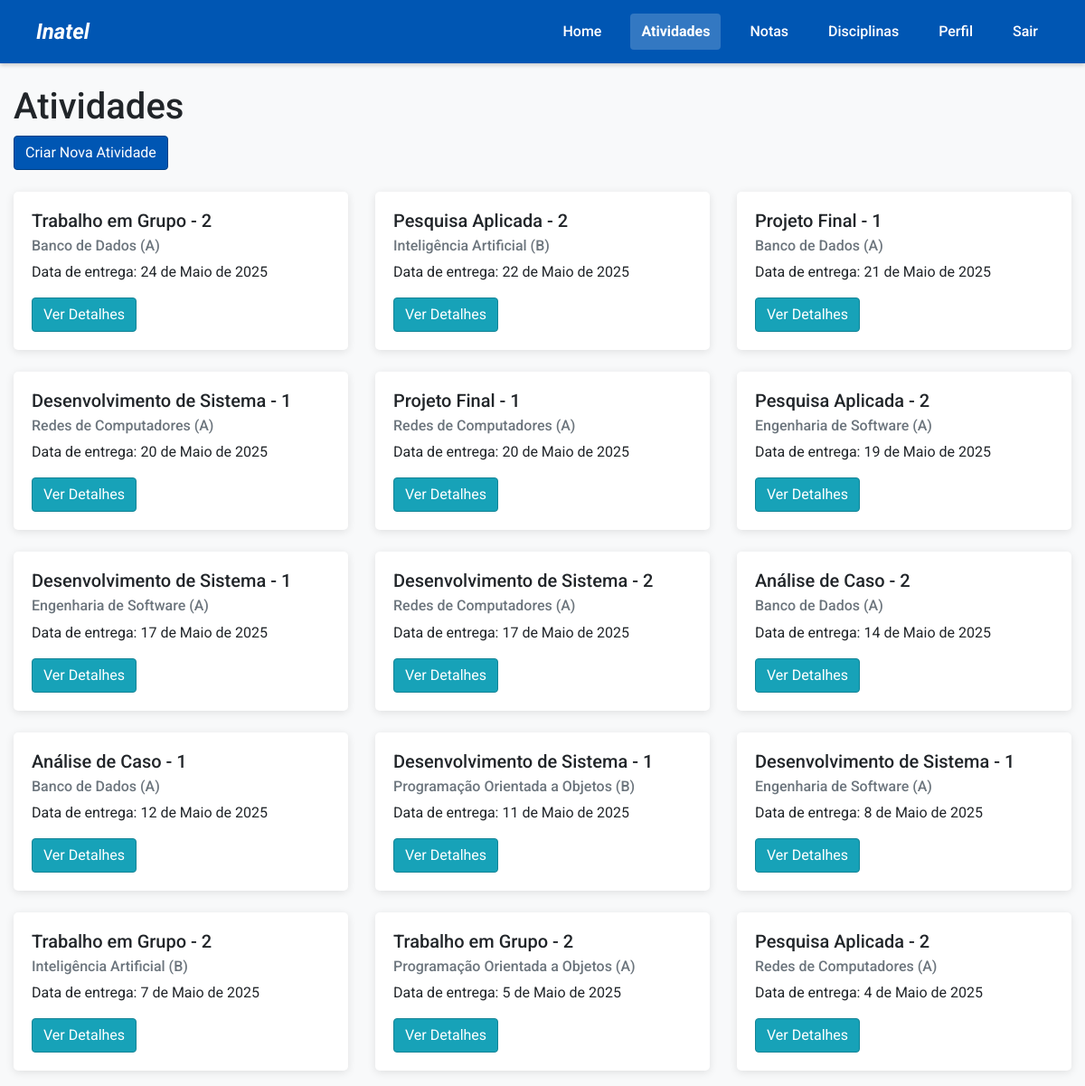
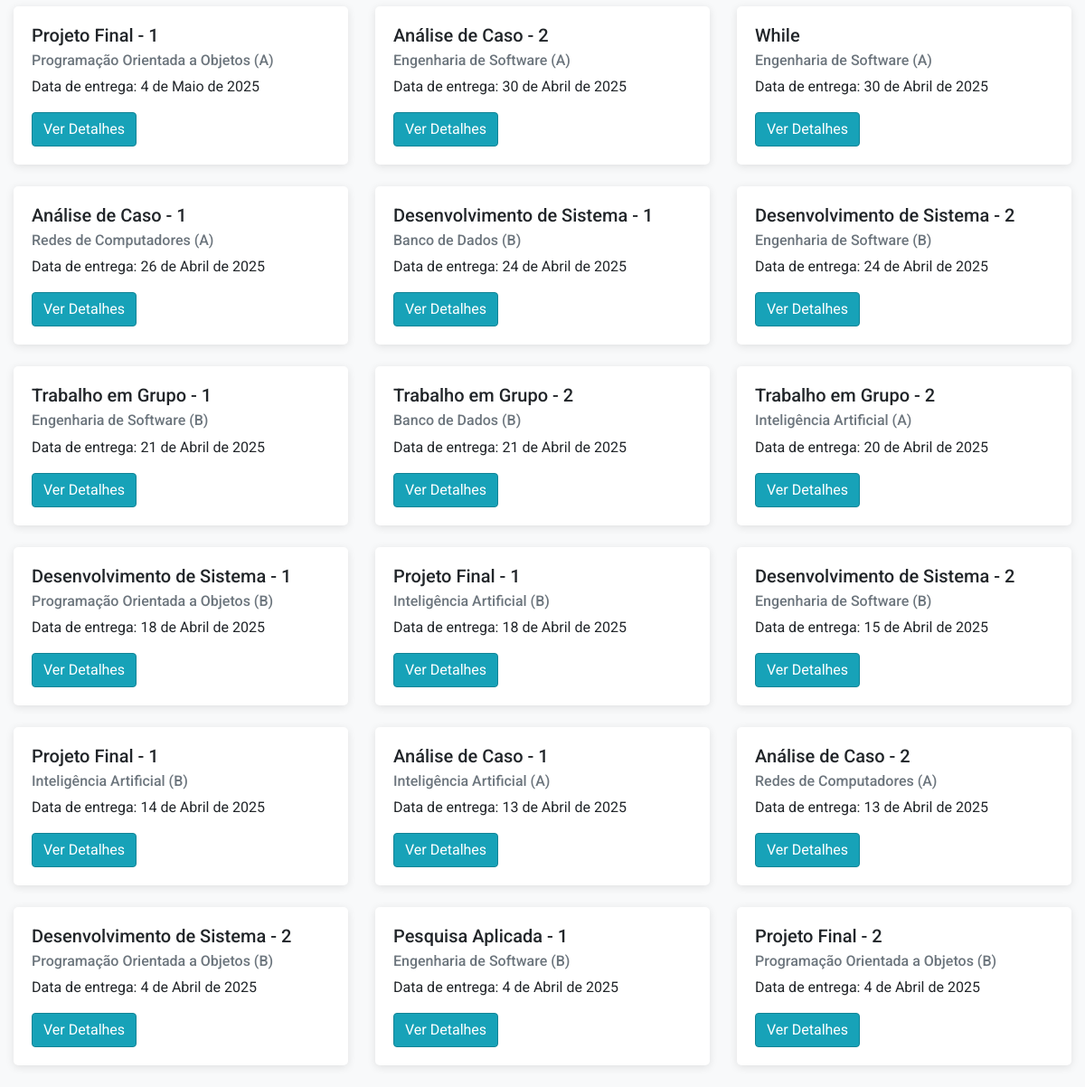
Page /atividades/ (signed in) on the committed database (2 pictures, top to bottom).
### project/models.py (models this page shows, shortened)
class Atividade(models.Model):
    id = models.AutoField(primary_key=True)
    titulo = models.CharField(max_length=100)
    descricao = models.TextField()
    dataEntrega = models.DateField()
    turma = models.ForeignKey(Turma, on_delete=models.CASCADE, related_name='atividades')

class Turma(models.Model):
    id = models.AutoField(primary_key=True)
    codigo = models.CharField(max_length=20)  # e.g. "A", "B", "C"
    disciplina = models.ForeignKey(Disciplina, on_delete=models.CASCADE, related_name='turmas')
    professor = models.ForeignKey(Professor, on_delete=models.CASCADE, related_name='turmas')
    semestre = models.ForeignKey(Semestre, on_delete=models.CASCADE, related_name='turmas')

class Disciplina(models.Model):
    id = models.AutoField(primary_key=True)
    nome = models.CharField(max_length=100)
    codigo = models.CharField(max_length=20)
    curso = models.ForeignKey(Curso, on_delete=models.CASCADE, related_name='disciplinas')

### project/views.py (the view)
    def wrapper(request, *args, **kwargs):
        if 'user_type' not in request.session or 'user_id' not in request.session:
            messages.error(request, "Você precisa estar logado para acessar esta página.")
            return redirect('login')
        user_type = request.session['user_type']
        user_id = request.session['user_id']
        try:
            if user_type == 'aluno':
                Aluno.objects.get(idAluno=user_id)
            elif user_type == 'professor':
                Professor.objects.get(idProfessor=user_id)
            elif user_type == 'coordenador':
                Coordenador.objects.get(id=user_id)
        except Exception:
            messages.error(request, "Sua sessão expirou ou é inválida. Por favor, faça login novamente.")
            request.session.flush()
            return redirect('login')
        return view_func(request, *args, **kwargs)

### project/context_processors.py (called while the page is built)
def user_data(request):
    context = {}
    if 'user_type' in request.session and 'user_id' in request.session:
        context['user_type'] = request.session.get('user_type')
        context['user_id'] = request.session.get('user_id')
        context['username'] = request.session.get('username', '')
        if context['user_type'] == 'aluno':
            pending_evaluations = Avaliacao.objects.filter(
                avaliador_aluno__idAluno=context['user_id'],
                concluida=False
            ).count()
            context['pending_evaluations'] = pending_evaluations
    return context

### project/templates/atividades.html (shortened to what this page needs)
<!DOCTYPE html>
<html lang="pt-br">
<head>
    {% load static %}
    <link rel="stylesheet" href="https://stackpath.bootstrapcdn.com/bootstrap/4.5.2/css/bootstrap.min.css">
    <link rel="stylesheet" href="{% static 'css/main.css' %}">
</head>
<body>
    <div class="header">
        <p class="logo"><em>Inatel</em></p>
        <div class="links">
            <a href="{% url 'home' %}">Home</a>
            <a href="{% url 'atividades' %}" class="active">Atividades</a>
            <a href="{% url 'notas' %}">Notas</a>
            <a href="{% url 'disciplinas' %}">Disciplinas</a>
            <a href="{% url 'perfil' %}">Perfil</a>
            <a href="{% url 'logout' %}">Sair</a>
        </div>
    </div>
    <div class="container mt-4">
        <h1>Atividades</h1>
        {% if user_type == 'professor' or user_type == 'admin' %}
            <div class="mb-4">
                <a href="{% url 'criar_atividade' %}" class="btn btn-primary">Criar Nova Atividade</a>
            </div>
        {% endif %}
        {% if atividades %}
            <div class="card-deck">
                {% for atividade in atividades %}
                    <div class="card mb-4">
                        <div class="card-body">
                            <h5 class="card-title">{{ atividade.titulo }}</h5>
                            <h6 class="card-subtitle mb-2 text-muted">{{ atividade.turma.disciplina.nome }} ({{ atividade.turma.codigo }})</h6>
                            <p class="card-text">Data de entrega: {{ atividade.dataEntrega }}</p>
                            <a href="{% url 'atividade_detalhe' atividade.id %}" class="btn btn-info">Ver Detalhes</a>
                        </div>
                    </div>
                {% endfor %}
            </div>
        {% else %}
            <p>Nenhuma atividade encontrada.</p>
        {% endif %}
    </div>
</body>
</html>

### static/css/main.css (style rules this page uses)
body { font-family: 'Roboto', sans-serif; margin: 0; padding: 0; background-color: #f8f9fa; }
.header { background-color: #0056b3; color: white; padding: 15px 40px; display: flex; justify-content: space-between; align-items: center; box-shadow: 0 2px 5px rgba(0, 0, 0, 0.2); }
.logo { font-size: 24px; font-weight: 700; margin: 0; }
.links { display: flex; gap: 20px; }
.links a { color: white; text-decoration: none; padding: 8px 12px; border-radius: 4px; transition: background-color 0.3s; font-weight: 500; }
.links a.active { background-color: rgba(255, 255, 255, 0.2); font-weight: 700; }
.container { max-width: 1200px; margin: 0 auto; }
.card { border: none; box-shadow: 0 2px 10px rgba(0, 0, 0, 0.1); border-radius: 5px; overflow: hidden; }
.card-body { padding: 20px; }
.btn-primary { background-color: #0056b3; border-color: #004085; }
.btn-info { background-color: #17a2b8; border-color: #138496; }
.card-deck .card { min-width: 300px; margin-bottom: 20px; }

### rows in the picture
Atividade: titulo "Trabalho em Grupo - 2", turma.disciplina.nome "Banco de Dados", turma.codigo "A", dataEntrega "24 de Maio de 2025"
Atividade: titulo "Pesquisa Aplicada - 2", turma.disciplina.nome "Inteligência Artificial", turma.codigo "B", dataEntrega "22 de Maio de 2025"
Atividade: titulo "Projeto Final - 1", turma.disciplina.nome "Banco de Dados", turma.codigo "A", dataEntrega "21 de Maio de 2025"
Atividade: titulo "Desenvolvimento de Sistema - 1", turma.disciplina.nome "Redes de Computadores", turma.codigo "A", dataEntrega "20 de Maio de 2025"
Atividade: titulo "Projeto Final - 1", turma.disciplina.nome "Redes de Computadores", turma.codigo "A", dataEntrega "20 de Maio de 2025"
Atividade: titulo "Pesquisa Aplicada - 2", turma.disciplina.nome "Engenharia de Software", turma.codigo "A", dataEntrega "19 de Maio de 2025"
Atividade: titulo "Desenvolvimento de Sistema - 1", turma.disciplina.nome "Engenharia de Software", turma.codigo "A", dataEntrega "17 de Maio de 2025"
Atividade: titulo "Desenvolvimento de Sistema - 2", turma.disciplina.nome "Redes de Computadores", turma.codigo "A", dataEntrega "17 de Maio de 2025"
Atividade: titulo "Análise de Caso - 2", turma.disciplina.nome "Banco de Dados", turma.codigo "A", dataEntrega "14 de Maio de 2025"
Atividade: titulo "Análise de Caso - 1", turma.disciplina.nome "Banco de Dados", turma.codigo "A", dataEntrega "12 de Maio de 2025"
Atividade: titulo "Desenvolvimento de Sistema - 1", turma.disciplina.nome "Programação Orientada a Objetos", turma.codigo "B", dataEntrega "11 de Maio de 2025"
Atividade: titulo "Desenvolvimento de Sistema - 1", turma.disciplina.nome "Engenharia de Software", turma.codigo "A", dataEntrega "8 de Maio de 2025"
Atividade: titulo "Trabalho em Grupo - 2", turma.disciplina.nome "Inteligência Artificial", turma.codigo "B", dataEntrega "7 de Maio de 2025"
Atividade: titulo "Trabalho em Grupo - 2", turma.disciplina.nome "Programação Orientada a Objetos", turma.codigo "A", dataEntrega "5 de Maio de 2025"
Atividade: titulo "Pesquisa Aplicada - 2", turma.disciplina.nome "Redes de Computadores", turma.codigo "A", dataEntrega "4 de Maio de 2025"
Atividade: titulo "Projeto Final - 1", turma.disciplina.nome "Programação Orientada a Objetos", turma.codigo "A", dataEntrega "4 de Maio de 2025"
Atividade: titulo "Análise de Caso - 2", turma.disciplina.nome "Engenharia de Software", turma.codigo "A", dataEntrega "30 de Abril de 2025"
Atividade: titulo "While", turma.disciplina.nome "Engenharia de Software", turma.codigo "A", dataEntrega "30 de Abril de 2025"
Atividade: titulo "Análise de Caso - 1", turma.disciplina.nome "Redes de Computadores", turma.codigo "A", dataEntrega "26 de Abril de 2025"
Atividade: titulo "Desenvolvimento de Sistema - 1", turma.disciplina.nome "Banco de Dados", turma.codigo "B", dataEntrega "24 de Abril de 2025"
Atividade: titulo "Desenvolvimento de Sistema - 2", turma.disciplina.nome "Engenharia de Software", turma.codigo "B", dataEntrega "24 de Abril de 2025"
Atividade: titulo "Trabalho em Grupo - 1", turma.disciplina.nome "Engenharia de Software", turma.codigo "B", dataEntrega "21 de Abril de 2025"
Atividade: titulo "Trabalho em Grupo - 2", turma.disciplina.nome "Banco de Dados", turma.codigo "B", dataEntrega "21 de Abril de 2025"
Atividade: titulo "Trabalho em Grupo - 2", turma.disciplina.nome "Inteligência Artificial", turma.codigo "A", dataEntrega "20 de Abril de 2025"
Atividade: titulo "Desenvolvimento de Sistema - 1", turma.disciplina.nome "Programação Orientada a Objetos", turma.codigo "B", dataEntrega "18 de Abril de 2025"
Atividade: titulo "Projeto Final - 1", turma.disciplina.nome "Inteligência Artificial", turma.codigo "B", dataEntrega "18 de Abril de 2025"
Atividade: titulo "Desenvolvimento de Sistema - 2", turma.disciplina.nome "Engenharia de Software", turma.codigo "B", dataEntrega "15 de Abril de 2025"
Atividade: titulo "Projeto Final - 1", turma.disciplina.nome "Inteligência Artificial", turma.codigo "B", dataEntrega "14 de Abril de 2025"
Atividade: titulo "Análise de Caso - 1", turma.disciplina.nome "Inteligência Artificial", turma.codigo "A", dataEntrega "13 de Abril de 2025"
Atividade: titulo "Análise de Caso - 2", turma.disciplina.nome "Redes de Computadores", turma.codigo "A", dataEntrega "13 de Abril de 2025"
Atividade: titulo "Desenvolvimento de Sistema - 2", turma.disciplina.nome "Programação Orientada a Objetos", turma.codigo "B", dataEntrega "4 de Abril de 2025"
Atividade: titulo "Pesquisa Aplicada - 1", turma.disciplina.nome "Engenharia de Software", turma.codigo "B", dataEntrega "4 de Abril de 2025"
Atividade: titulo "Projeto Final - 2", turma.disciplina.nome "Programação Orientada a Objetos", turma.codigo "B", dataEntrega "4 de Abril de 2025"
